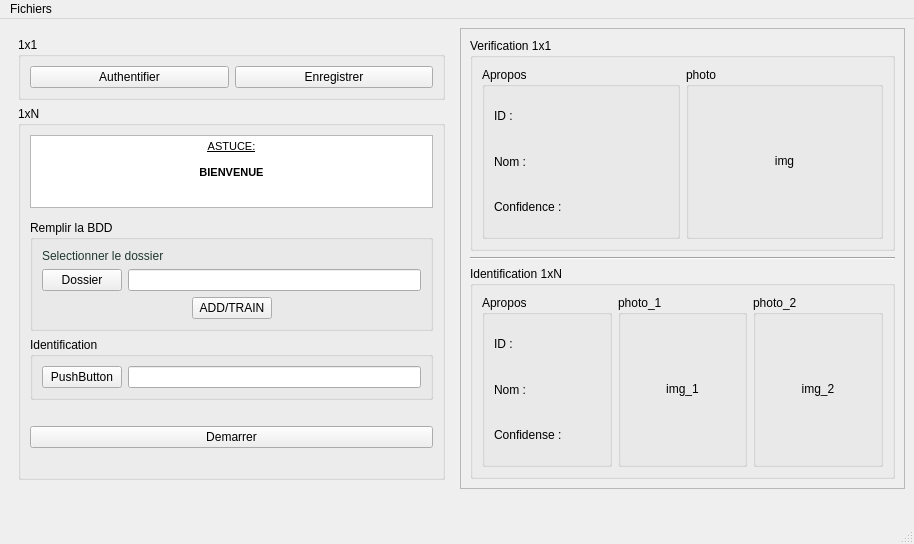
<?xml version="1.0" encoding="UTF-8"?>
<ui version="4.0">
 <class>MainWindow</class>
 <widget class="QMainWindow" name="MainWindow">
  <property name="windowModality">
   <enum>Qt::ApplicationModal</enum>
  </property>
  <property name="enabled">
   <bool>true</bool>
  </property>
  <property name="geometry">
   <rect>
    <x>0</x>
    <y>0</y>
    <width>914</width>
    <height>544</height>
   </rect>
  </property>
  <property name="sizePolicy">
   <sizepolicy hsizetype="Fixed" vsizetype="Fixed">
    <horstretch>0</horstretch>
    <verstretch>0</verstretch>
   </sizepolicy>
  </property>
  <property name="minimumSize">
   <size>
    <width>914</width>
    <height>544</height>
   </size>
  </property>
  <property name="maximumSize">
   <size>
    <width>914</width>
    <height>544</height>
   </size>
  </property>
  <property name="mouseTracking">
   <bool>true</bool>
  </property>
  <property name="windowTitle">
   <string>Face_rec</string>
  </property>
  <property name="windowIcon">
   <iconset theme="Dark">
    <normaloff>C:/Users/Administrateur/.designer/backup</normaloff>C:/Users/Administrateur/.designer/backup</iconset>
  </property>
  <widget class="QWidget" name="centralwidget">
   <property name="sizePolicy">
    <sizepolicy hsizetype="Maximum" vsizetype="Maximum">
     <horstretch>0</horstretch>
     <verstretch>0</verstretch>
    </sizepolicy>
   </property>
   <property name="maximumSize">
    <size>
     <width>1251</width>
     <height>479</height>
    </size>
   </property>
   <property name="layoutDirection">
    <enum>Qt::LeftToRight</enum>
   </property>
   <layout class="QGridLayout" name="gridLayout">
    <item row="0" column="1">
     <layout class="QVBoxLayout" name="verticalLayout">
      <item>
       <widget class="QScrollArea" name="scrollArea">
        <property name="widgetResizable">
         <bool>true</bool>
        </property>
        <widget class="QWidget" name="scrollAreaWidgetContents">
         <property name="geometry">
          <rect>
           <x>0</x>
           <y>0</y>
           <width>441</width>
           <height>457</height>
          </rect>
         </property>
         <layout class="QVBoxLayout" name="verticalLayout_12">
          <item>
           <widget class="QGroupBox" name="groupBox_6">
            <property name="title">
             <string>Verification 1x1</string>
            </property>
            <layout class="QHBoxLayout" name="horizontalLayout_7">
             <item>
              <widget class="QGroupBox" name="groupBox_7">
               <property name="title">
                <string>Apropos</string>
               </property>
               <layout class="QVBoxLayout" name="verticalLayout_6">
                <item>
                 <widget class="QLabel" name="label_id_1">
                  <property name="text">
                   <string>ID :</string>
                  </property>
                 </widget>
                </item>
                <item>
                 <widget class="QLabel" name="label_nom_1">
                  <property name="text">
                   <string>Nom : </string>
                  </property>
                 </widget>
                </item>
                <item>
                 <widget class="QLabel" name="label_9">
                  <property name="text">
                   <string>Confidence :</string>
                  </property>
                 </widget>
                </item>
               </layout>
              </widget>
             </item>
             <item>
              <widget class="QGroupBox" name="groupBox_8">
               <property name="title">
                <string>photo</string>
               </property>
               <layout class="QHBoxLayout" name="horizontalLayout_11">
                <item>
                 <layout class="QHBoxLayout" name="horizontalLayout_9">
                  <item>
                   <widget class="QLabel" name="label_1">
                    <property name="text">
                     <string>&lt;html&gt;&lt;head/&gt;&lt;body&gt;&lt;p align=&quot;center&quot;&gt;img&lt;/p&gt;&lt;/body&gt;&lt;/html&gt;</string>
                    </property>
                   </widget>
                  </item>
                 </layout>
                </item>
               </layout>
              </widget>
             </item>
            </layout>
           </widget>
          </item>
          <item>
           <widget class="Line" name="line">
            <property name="orientation">
             <enum>Qt::Horizontal</enum>
            </property>
           </widget>
          </item>
          <item>
           <widget class="QGroupBox" name="groupBox_5">
            <property name="title">
             <string>Identification 1xN</string>
            </property>
            <layout class="QHBoxLayout" name="horizontalLayout_13">
             <item>
              <widget class="QGroupBox" name="groupBox_10">
               <property name="title">
                <string>Apropos</string>
               </property>
               <layout class="QVBoxLayout" name="verticalLayout_4">
                <item>
                 <widget class="QLabel" name="label_7">
                  <property name="text">
                   <string>ID :</string>
                  </property>
                 </widget>
                </item>
                <item>
                 <widget class="QLabel" name="label_8">
                  <property name="text">
                   <string>Nom :</string>
                  </property>
                 </widget>
                </item>
                <item>
                 <widget class="QLabel" name="label_3">
                  <property name="text">
                   <string>Confidense :</string>
                  </property>
                 </widget>
                </item>
               </layout>
              </widget>
             </item>
             <item>
              <widget class="QGroupBox" name="groupBox_9">
               <property name="title">
                <string>photo_1</string>
               </property>
               <layout class="QVBoxLayout" name="verticalLayout_7">
                <item>
                 <layout class="QVBoxLayout" name="verticalLayout_5">
                  <item>
                   <widget class="QLabel" name="label_2">
                    <property name="text">
                     <string>&lt;html&gt;&lt;head/&gt;&lt;body&gt;&lt;p align=&quot;center&quot;&gt;img_1&lt;/p&gt;&lt;/body&gt;&lt;/html&gt;</string>
                    </property>
                   </widget>
                  </item>
                 </layout>
                </item>
               </layout>
              </widget>
             </item>
             <item>
              <widget class="QGroupBox" name="groupBox_11">
               <property name="title">
                <string>photo_2</string>
               </property>
               <layout class="QHBoxLayout" name="horizontalLayout_10">
                <item>
                 <layout class="QHBoxLayout" name="horizontalLayout_6">
                  <item>
                   <widget class="QLabel" name="label_6">
                    <property name="text">
                     <string>&lt;html&gt;&lt;head/&gt;&lt;body&gt;&lt;p align=&quot;center&quot;&gt;img_2&lt;/p&gt;&lt;/body&gt;&lt;/html&gt;</string>
                    </property>
                   </widget>
                  </item>
                 </layout>
                </item>
               </layout>
              </widget>
             </item>
            </layout>
           </widget>
          </item>
         </layout>
        </widget>
       </widget>
      </item>
     </layout>
    </item>
    <item row="0" column="0">
     <widget class="QStackedWidget" name="stackedWidget">
      <property name="currentIndex">
       <number>0</number>
      </property>
      <widget class="QWidget" name="stackedWidgetPage1">
       <layout class="QVBoxLayout" name="verticalLayout_2">
        <item>
         <widget class="QGroupBox" name="groupBox">
          <property name="title">
           <string>1x1</string>
          </property>
          <layout class="QHBoxLayout" name="horizontalLayout_8">
           <item>
            <widget class="QPushButton" name="pushButton_authentifier">
             <property name="text">
              <string>Authentifier</string>
             </property>
            </widget>
           </item>
           <item>
            <widget class="QPushButton" name="pushButton_Enregistrer">
             <property name="text">
              <string>Enregistrer</string>
             </property>
            </widget>
           </item>
          </layout>
         </widget>
        </item>
        <item>
         <widget class="QGroupBox" name="groupBox_2">
          <property name="title">
           <string>1xN</string>
          </property>
          <layout class="QHBoxLayout" name="horizontalLayout">
           <item>
            <layout class="QVBoxLayout" name="verticalLayout_3">
             <item>
              <widget class="QTextBrowser" name="textBrowser">
               <property name="html">
                <string>&lt;!DOCTYPE HTML PUBLIC &quot;-//W3C//DTD HTML 4.0//EN&quot; &quot;http://www.w3.org/TR/REC-html40/strict.dtd&quot;&gt;
&lt;html&gt;&lt;head&gt;&lt;meta name=&quot;qrichtext&quot; content=&quot;1&quot; /&gt;&lt;style type=&quot;text/css&quot;&gt;
p, li { white-space: pre-wrap; }
&lt;/style&gt;&lt;/head&gt;&lt;body style=&quot; font-family:'MS Shell Dlg 2'; font-size:8.25pt; font-weight:400; font-style:normal;&quot;&gt;
&lt;p align=&quot;center&quot; style=&quot; margin-top:0px; margin-bottom:0px; margin-left:0px; margin-right:0px; -qt-block-indent:0; text-indent:0px;&quot;&gt;&lt;span style=&quot; text-decoration: underline;&quot;&gt;ASTUCE:&lt;/span&gt;&lt;/p&gt;
&lt;p align=&quot;center&quot; style=&quot;-qt-paragraph-type:empty; margin-top:0px; margin-bottom:0px; margin-left:0px; margin-right:0px; -qt-block-indent:0; text-indent:0px; text-decoration: underline;&quot;&gt;&lt;br /&gt;&lt;/p&gt;
&lt;p align=&quot;center&quot; style=&quot; margin-top:0px; margin-bottom:0px; margin-left:0px; margin-right:0px; -qt-block-indent:0; text-indent:0px;&quot;&gt;&lt;span style=&quot; font-weight:600;&quot;&gt;BIENVENUE&lt;/span&gt;&lt;/p&gt;
&lt;p align=&quot;center&quot; style=&quot;-qt-paragraph-type:empty; margin-top:0px; margin-bottom:0px; margin-left:0px; margin-right:0px; -qt-block-indent:0; text-indent:0px; font-weight:600;&quot;&gt;&lt;br /&gt;&lt;/p&gt;&lt;/body&gt;&lt;/html&gt;</string>
               </property>
              </widget>
             </item>
             <item>
              <widget class="Line" name="line_6">
               <property name="orientation">
                <enum>Qt::Vertical</enum>
               </property>
              </widget>
             </item>
             <item>
              <layout class="QVBoxLayout" name="verticalLayout_9">
               <item>
                <layout class="QVBoxLayout" name="verticalLayout_10">
                 <item>
                  <widget class="QGroupBox" name="groupBox_3">
                   <property name="title">
                    <string>Remplir la BDD</string>
                   </property>
                   <layout class="QVBoxLayout" name="verticalLayout_15">
                    <item>
                     <widget class="QLabel" name="label_5">
                      <property name="text">
                       <string>&lt;html&gt;&lt;head/&gt;&lt;body&gt;&lt;p&gt;&lt;span style=&quot; color:#20382d;&quot;&gt;Selectionner le dossier&lt;/span&gt;&lt;/p&gt;&lt;/body&gt;&lt;/html&gt;</string>
                      </property>
                     </widget>
                    </item>
                    <item>
                     <layout class="QHBoxLayout" name="horizontalLayout_12">
                      <item>
                       <widget class="QPushButton" name="pushButton_ouvrir_Dossier">
                        <property name="text">
                         <string>Dossier</string>
                        </property>
                       </widget>
                      </item>
                      <item>
                       <widget class="QLineEdit" name="lineEdit_ouvrir_Dossier"/>
                      </item>
                     </layout>
                    </item>
                    <item>
                     <layout class="QHBoxLayout" name="horizontalLayout_5">
                      <item>
                       <spacer name="horizontalSpacer_3">
                        <property name="orientation">
                         <enum>Qt::Horizontal</enum>
                        </property>
                        <property name="sizeHint" stdset="0">
                         <size>
                          <width>40</width>
                          <height>20</height>
                         </size>
                        </property>
                       </spacer>
                      </item>
                      <item>
                       <widget class="QPushButton" name="pushButton_2">
                        <property name="text">
                         <string>ADD/TRAIN</string>
                        </property>
                       </widget>
                      </item>
                      <item>
                       <spacer name="horizontalSpacer_4">
                        <property name="orientation">
                         <enum>Qt::Horizontal</enum>
                        </property>
                        <property name="sizeHint" stdset="0">
                         <size>
                          <width>40</width>
                          <height>20</height>
                         </size>
                        </property>
                       </spacer>
                      </item>
                     </layout>
                    </item>
                   </layout>
                  </widget>
                 </item>
                 <item>
                  <layout class="QVBoxLayout" name="verticalLayout_11"/>
                 </item>
                 <item>
                  <widget class="QGroupBox" name="groupBox_4">
                   <property name="title">
                    <string>Identification</string>
                   </property>
                   <layout class="QHBoxLayout" name="horizontalLayout_3">
                    <item>
                     <widget class="QPushButton" name="pushButton_ouvrir_Image">
                      <property name="text">
                       <string>PushButton</string>
                      </property>
                     </widget>
                    </item>
                    <item>
                     <layout class="QHBoxLayout" name="horizontalLayout_2">
                      <item>
                       <widget class="QLineEdit" name="lineEdit_ouvrir_Image"/>
                      </item>
                     </layout>
                    </item>
                   </layout>
                  </widget>
                 </item>
                </layout>
               </item>
               <item>
                <spacer name="horizontalSpacer">
                 <property name="orientation">
                  <enum>Qt::Horizontal</enum>
                 </property>
                 <property name="sizeHint" stdset="0">
                  <size>
                   <width>40</width>
                   <height>20</height>
                  </size>
                 </property>
                </spacer>
               </item>
               <item>
                <widget class="QPushButton" name="pushButton_Demarrer">
                 <property name="text">
                  <string>Demarrer</string>
                 </property>
                </widget>
               </item>
               <item>
                <spacer name="horizontalSpacer_2">
                 <property name="orientation">
                  <enum>Qt::Horizontal</enum>
                 </property>
                 <property name="sizeHint" stdset="0">
                  <size>
                   <width>40</width>
                   <height>20</height>
                  </size>
                 </property>
                </spacer>
               </item>
              </layout>
             </item>
            </layout>
           </item>
          </layout>
         </widget>
        </item>
       </layout>
      </widget>
      <widget class="QWidget" name="stackedWidgetPage2">
       <widget class="QTextBrowser" name="textBrowser_2">
        <property name="geometry">
         <rect>
          <x>5</x>
          <y>10</y>
          <width>551</width>
          <height>501</height>
         </rect>
        </property>
        <property name="html">
         <string>&lt;!DOCTYPE HTML PUBLIC &quot;-//W3C//DTD HTML 4.0//EN&quot; &quot;http://www.w3.org/TR/REC-html40/strict.dtd&quot;&gt;
&lt;html&gt;&lt;head&gt;&lt;meta name=&quot;qrichtext&quot; content=&quot;1&quot; /&gt;&lt;style type=&quot;text/css&quot;&gt;
p, li { white-space: pre-wrap; }
&lt;/style&gt;&lt;/head&gt;&lt;body style=&quot; font-family:'MS Shell Dlg 2'; font-size:8.25pt; font-weight:400; font-style:normal;&quot;&gt;
&lt;p align=&quot;justify&quot; style=&quot; margin-top:0px; margin-bottom:0px; margin-left:0px; margin-right:0px; -qt-block-indent:0; text-indent:0px;&quot;&gt;&lt;span style=&quot; font-weight:600; text-decoration: underline;&quot;&gt;Apropos&lt;/span&gt;&lt;/p&gt;&lt;/body&gt;&lt;/html&gt;</string>
        </property>
       </widget>
      </widget>
     </widget>
    </item>
   </layout>
  </widget>
  <widget class="QMenuBar" name="menubar">
   <property name="geometry">
    <rect>
     <x>0</x>
     <y>0</y>
     <width>914</width>
     <height>21</height>
    </rect>
   </property>
   <widget class="QMenu" name="menuFichiers">
    <property name="title">
     <string>Fichiers</string>
    </property>
    <addaction name="actionQuitter"/>
   </widget>
   <addaction name="menuFichiers"/>
  </widget>
  <widget class="QStatusBar" name="statusbar"/>
  <action name="actionQuitter">
   <property name="text">
    <string>Quitter</string>
   </property>
  </action>
 </widget>
 <resources/>
 <connections/>
</ui>
